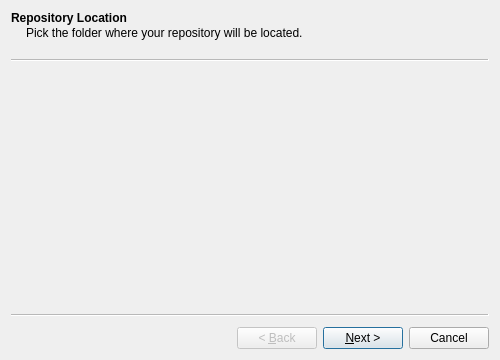
<?xml version="1.0" encoding="UTF-8"?>
<ui version="4.0">
 <class>InitWizard</class>
 <widget class="QWizard" name="InitWizard">
  <property name="geometry">
   <rect>
    <x>0</x>
    <y>0</y>
    <width>500</width>
    <height>360</height>
   </rect>
  </property>
  <property name="windowTitle">
   <string>Create Repository</string>
  </property>
  <property name="windowIcon">
   <iconset resource="../../res/main.qrc">
    <normaloff>:/icons/icons/fluency/icons8-new-repository-48.png</normaloff>:/icons/icons/fluency/icons8-new-repository-48.png</iconset>
  </property>
  <widget class="Page1Location" name="page1Location">
   <property name="title">
    <string>Repository Location</string>
   </property>
   <property name="subTitle">
    <string>Pick the folder where your repository will be located.</string>
   </property>
   <attribute name="pageId">
    <string notr="true">1</string>
   </attribute>
   <layout class="QVBoxLayout" name="verticalLayout">
    <property name="leftMargin">
     <number>5</number>
    </property>
   </layout>
  </widget>
  <widget class="Page2Description" name="page2Description">
   <property name="title">
    <string>Repository Description</string>
   </property>
   <property name="subTitle">
    <string>Write a short description for your repository. (Optional)</string>
   </property>
   <attribute name="pageId">
    <string notr="true">2</string>
   </attribute>
   <layout class="QVBoxLayout" name="verticalLayout_2"/>
  </widget>
  <widget class="Page3Ref" name="page3Ref">
   <property name="title">
    <string>Default Branch</string>
   </property>
   <property name="subTitle">
    <string>Pick a name for your repository's default branch.</string>
   </property>
   <attribute name="pageId">
    <string notr="true">3</string>
   </attribute>
   <layout class="QVBoxLayout" name="verticalLayout_3"/>
  </widget>
  <widget class="Page4Summary" name="page4Summary">
   <property name="title">
    <string>Summary</string>
   </property>
   <property name="subTitle">
    <string>Creating repository %1</string>
   </property>
   <attribute name="pageId">
    <string notr="true">4</string>
   </attribute>
   <layout class="QVBoxLayout" name="verticalLayout_4"/>
  </widget>
 </widget>
 <customwidgets>
  <customwidget>
   <class>Page1Location</class>
   <extends>QWizardPage</extends>
   <header>Page1Location.hpp</header>
   <container>1</container>
  </customwidget>
  <customwidget>
   <class>Page2Description</class>
   <extends>QWizardPage</extends>
   <header>Page2Description.hpp</header>
   <container>1</container>
  </customwidget>
  <customwidget>
   <class>Page3Ref</class>
   <extends>QWizardPage</extends>
   <header>Page3Ref.hpp</header>
   <container>1</container>
  </customwidget>
  <customwidget>
   <class>Page4Summary</class>
   <extends>QWizardPage</extends>
   <header>Page4Summary.hpp</header>
   <container>1</container>
  </customwidget>
 </customwidgets>
 <resources>
  <include location="../../res/main.qrc"/>
 </resources>
 <connections/>
</ui>
